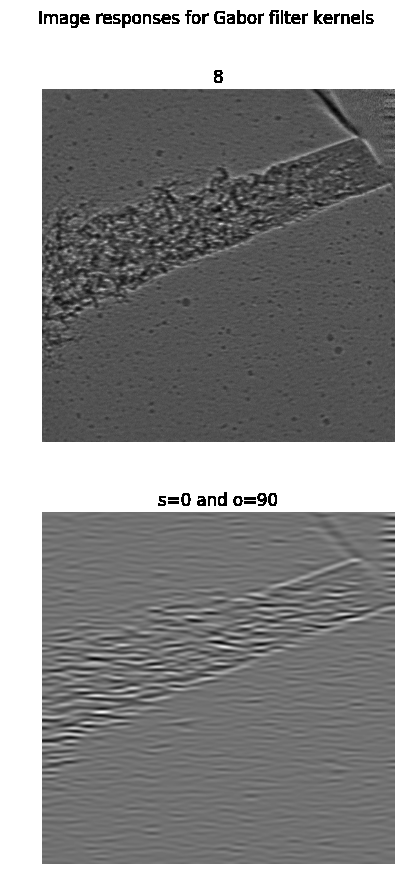
#> input picture f1.png, 409 x 894 px, found by its file name
$ jupyter execute Scikit-Skeleton-Example.ipynb   (Python 2 division)   (older library calls are emulated)
#> lines starting #> are read from the running program, lines starting #| are printed output that depends on the picture; after the words box and inside, x2 and y2 are one past the last pixel; in counts of white or black regions, pixels touching at a corner belong together
[cell 1]
from skimage.morphology import skeletonize
from skimage import draw
import numpy as np
import matplotlib.pyplot as plt

[cell 2]
from skimage.io import imread
from skimage.util import img_as_float

[cell 3]
fir = '/Users/shilpika/Documents/code/Combustion-Filters/'
brick = img_as_float(imread(fname=fir+'f1.png',as_grey=True))
#> brick is the input picture: shape (894, 409) float64; min 0.00392, max 1, mean 0.576

plt.imshow(brick,cmap=plt.cm.gray)
plt.show()

[cell 4]
sk1 = skeletonize(brick)
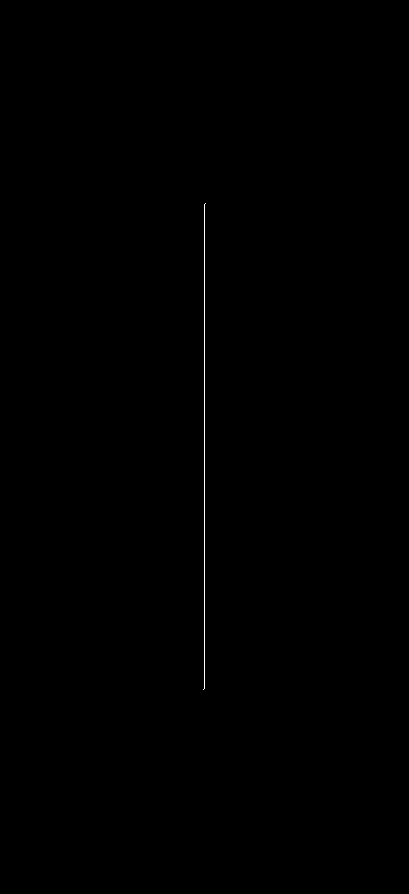
#> sk1: shape (894, 409) bool; 0.13% white in thin lines or dots, all inside (x1, y1, x2, y2) = (203, 203, 206, 690)
print sk1
#> (printed output is left out)
plt.imshow(sk1,cmap=plt.cm.gray)
plt.show()

[cell 5]
# an empty image
image = np.zeros((400, 400))

print image
print image.shape
plt.imshow(image,cmap='gray')
plt.show()
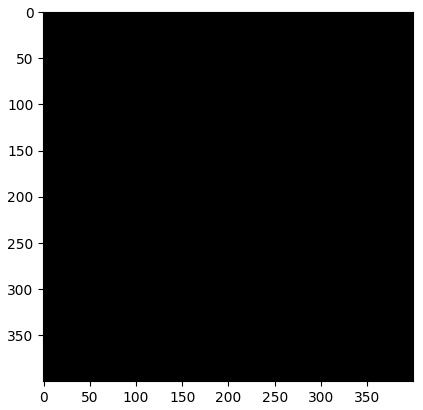
#> figure drawn by matplotlib, 1 panel

[cell 6]
# foreground object 1
image[10:-10, 10:100] = 1
image[-100:-10, 10:-10] = 1
image[10:-10, -100:-10] = 1
plt.imshow(image,cmap='gray')
plt.show()
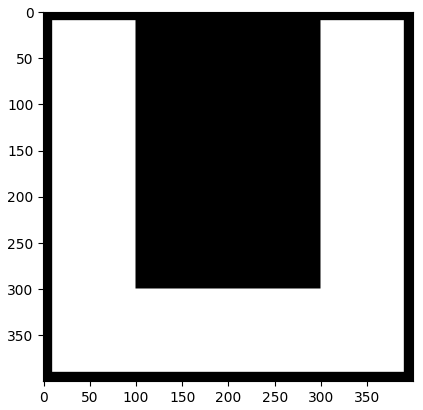
#> figure drawn by matplotlib, 1 panel

[cell 7]
# foreground object 2
rs, cs = draw.line(250, 150, 10, 280)
for i in range(10):
    image[rs + i, cs] = 1
rs, cs = draw.line(10, 150, 250, 280)
for i in range(20):
    image[rs + i, cs] = 1

plt.imshow(image,cmap='gray')
plt.show()
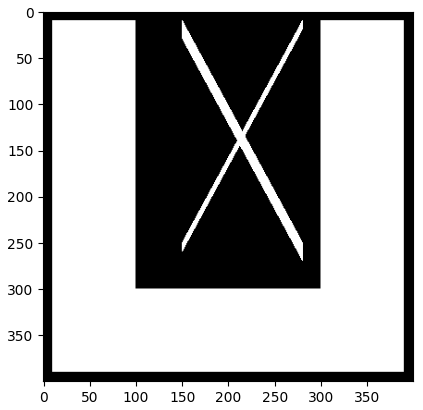
#> figure drawn by matplotlib, 1 panel

[cell 8]
# foreground object 3
ir, ic = np.indices(image.shape)
circle1 = (ic - 135)**2 + (ir - 150)**2 < 30**2
circle2 = (ic - 135)**2 + (ir - 150)**2 < 20**2
image[circle1] = 1
image[circle2] = 0
plt.imshow(image,cmap='gray')
plt.show()

[cell 9]
# perform skeletonization
skeleton = skeletonize(image)
plt.imshow(image,cmap=plt.cm.gray)
plt.show()

[cell 10]
# display results
fig, (ax1, ax2) = plt.subplots(1, 2, figsize=(8, 4.5), sharex=True, sharey=True, subplot_kw={'adjustable':'box-forced'})

ax1.imshow(image, cmap=plt.cm.gray)
ax1.axis('off')
ax1.set_title('original', fontsize=20)

ax2.imshow(skeleton, cmap=plt.cm.gray)
ax2.axis('off')
ax2.set_title('skeleton', fontsize=20)

fig.subplots_adjust(wspace=0.02, hspace=0.02, top=0.98,
                    bottom=0.02, left=0.02, right=0.98)

print skeleton
plt.show()
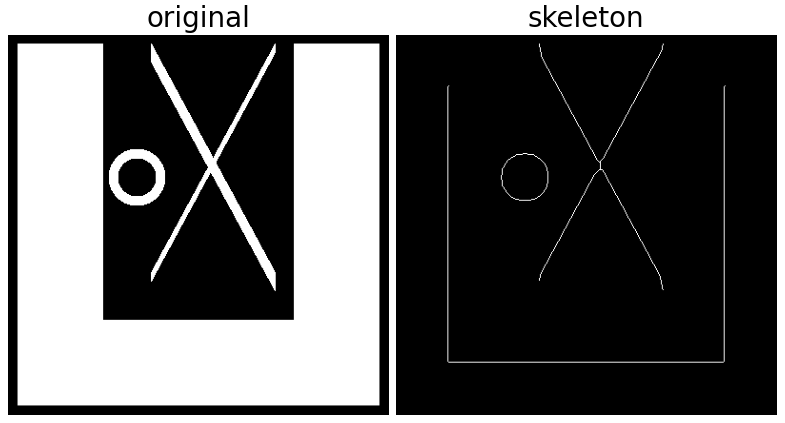
#> figure drawn by matplotlib, 2 panels

[cell 11]
import numpy as np
from skimage.morphology import square
from skimage.morphology import white_tophat

bright_on_grey = np.array([[2, 3, 3, 3, 2],
                          [3, 4, 5, 4, 3],
                          [3, 5, 9, 5, 3],
                          [3, 4, 5, 4, 3],
                          [2, 3, 3, 3, 2]], dtype=np.uint8)

print bright_on_grey.shape
plt.imshow(bright_on_grey,cmap=plt.cm.gray)
plt.show()
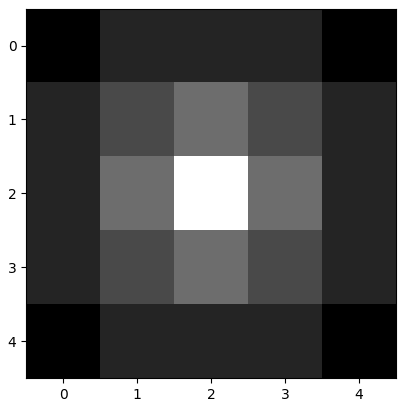
#> figure drawn by matplotlib, 1 panel

[cell 12]
wth = white_tophat(bright_on_grey, square(3))
plt.imshow(wth,cmap=plt.cm.gray)
plt.show()
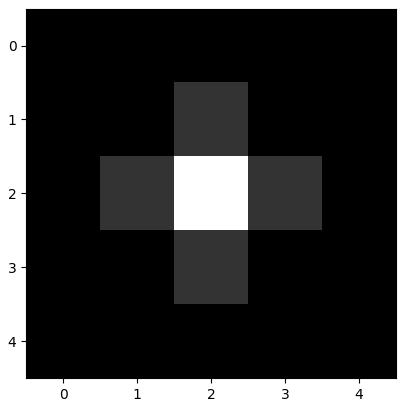
#> figure drawn by matplotlib, 1 panel

$ run again, with 3.png copied over f1.png
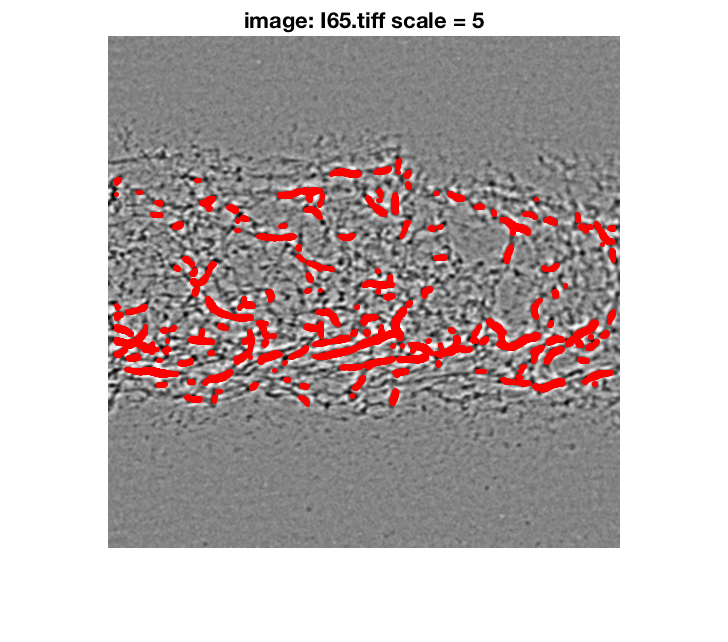
#> input picture 3.png, 728 x 642 px, found by its file name
#> `brick = img_as_float(imread(fname=fir+'f1.png',as_grey=True))`:
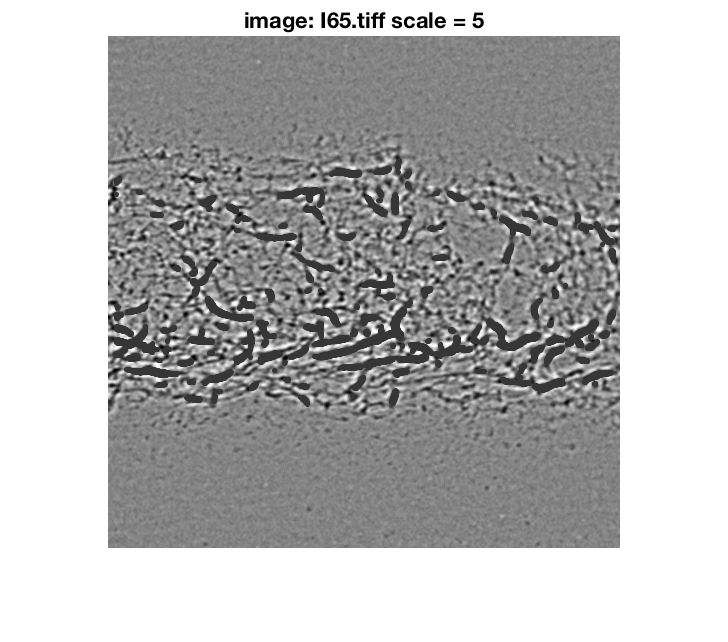
#> brick: shape (642, 728) float64; min 0, max 1, mean 0.719
#> `sk1 = skeletonize(brick)`:
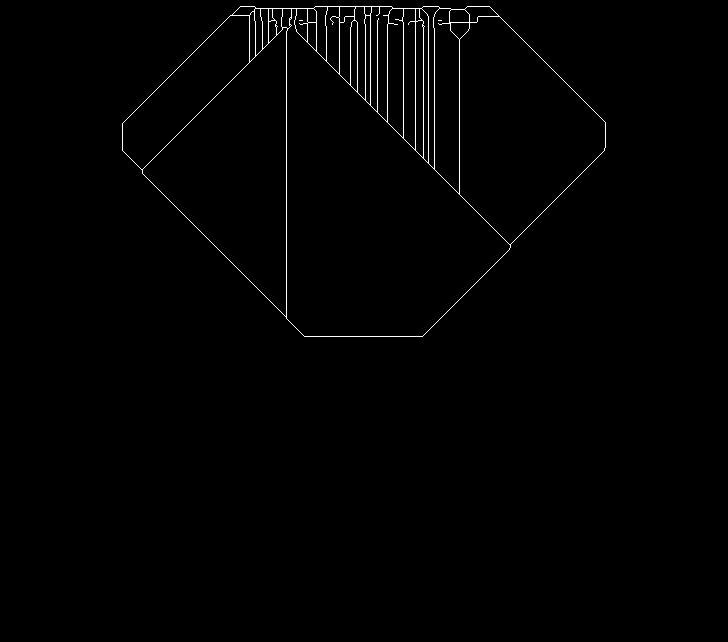
#> sk1: shape (642, 728) bool; 0.82% white in thin lines or dots, all inside (x1, y1, x2, y2) = (122, 6, 606, 337)
#> (printed output is left out)
